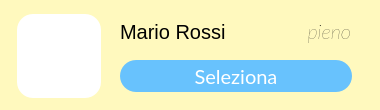
  <widget class="QWidget" name="widget" native="true">
   <property name="geometry">
    <rect>
     <x>50</x>
     <y>350</y>
     <width>380</width>
     <height>110</height>
    </rect>
   </property>
   <property name="minimumSize">
    <size>
     <width>100</width>
     <height>110</height>
    </size>
   </property>
   <property name="maximumSize">
    <size>
     <width>16777215</width>
     <height>116</height>
    </size>
   </property>
   <property name="styleSheet">
    <string notr="true">border-radius: 22px;
background-color:#fff9be;
border-width:0px;</string>
   </property>
   <widget class="QPushButton" name="pushButton_2">
    <property name="geometry">
     <rect>
      <x>120</x>
      <y>60</y>
      <width>232</width>
      <height>32</height>
     </rect>
    </property>
    <property name="font">
     <font>
      <family>Lato</family>
      <pointsize>15</pointsize>
      <weight>50</weight>
      <italic>false</italic>
      <bold>false</bold>
     </font>
    </property>
    <property name="cursor">
     <cursorShape>PointingHandCursor</cursorShape>
    </property>
    <property name="autoFillBackground">
     <bool>false</bool>
    </property>
    <property name="styleSheet">
     <string notr="true">QPushButton{
 background-color:rgb(104, 194, 253);
 border-style: solid;
 border-radius:16px;
color: rgb(255, 255, 255);
	font: 15pt &quot;Lato&quot;;
}

QPushButton::hover{


	border-color : rgb(15, 138, 204);
	color: white;
border-width:0;
}

QPushButton::pressed{
	border-color:rgb(104, 194, 253);
	border-width:2;
	background-color : white;
	color:rgb(104, 194, 253);
}
</string>
    </property>
    <property name="text">
     <string>Seleziona</string>
    </property>
   </widget>
   <widget class="QLabel" name="immagineLabel_17">
    <property name="geometry">
     <rect>
      <x>17</x>
      <y>14</y>
      <width>84</width>
      <height>84</height>
     </rect>
    </property>
    <property name="sizePolicy">
     <sizepolicy hsizetype="MinimumExpanding" vsizetype="MinimumExpanding">
      <horstretch>0</horstretch>
      <verstretch>0</verstretch>
     </sizepolicy>
    </property>
    <property name="minimumSize">
     <size>
      <width>84</width>
      <height>84</height>
     </size>
    </property>
    <property name="maximumSize">
     <size>
      <width>84</width>
      <height>84</height>
     </size>
    </property>
    <property name="styleSheet">
     <string notr="true">border-radius: 16px;
background-color: rgba(255, 255, 255, 255);</string>
    </property>
    <property name="text">
     <string/>
    </property>
    <property name="pixmap">
     <pixmap resource="res/res.qrc">:/icons/theater_comedy_FILL1_wght500_GRAD200_opsz48_risultato.png</pixmap>
    </property>
    <property name="scaledContents">
     <bool>true</bool>
    </property>
    <property name="alignment">
     <set>Qt::AlignCenter</set>
    </property>
    <property name="margin">
     <number>10</number>
    </property>
    <property name="indent">
     <number>10</number>
    </property>
   </widget>
   <widget class="QLabel" name="titoloLabel_3">
    <property name="geometry">
     <rect>
      <x>120</x>
      <y>16</y>
      <width>251</width>
      <height>31</height>
     </rect>
    </property>
    <property name="styleSheet">
     <string notr="true">font-size: 20px;
text-align: left;
background-color: rgba(255, 255, 255,0);
</string>
    </property>
    <property name="text">
     <string>Mario Rossi</string>
    </property>
    <property name="alignment">
     <set>Qt::AlignLeading|Qt::AlignLeft|Qt::AlignVCenter</set>
    </property>
   </widget>
   <widget class="QLabel" name="titoloLabel_4">
    <property name="geometry">
     <rect>
      <x>220</x>
      <y>16</y>
      <width>131</width>
      <height>31</height>
     </rect>
    </property>
    <property name="font">
     <font>
      <family>Lato</family>
      <pointsize>14</pointsize>
      <weight>3</weight>
      <italic>true</italic>
      <bold>false</bold>
     </font>
    </property>
    <property name="styleSheet">
     <string notr="true">font-size: 20px;
text-align: left;
background-color: rgba(255, 255, 255,0);
font: 25 italic 14pt &quot;Lato&quot;;	</string>
    </property>
    <property name="text">
     <string>pieno</string>
    </property>
    <property name="alignment">
     <set>Qt::AlignRight|Qt::AlignTrailing|Qt::AlignVCenter</set>
    </property>
   </widget>
  </widget>
